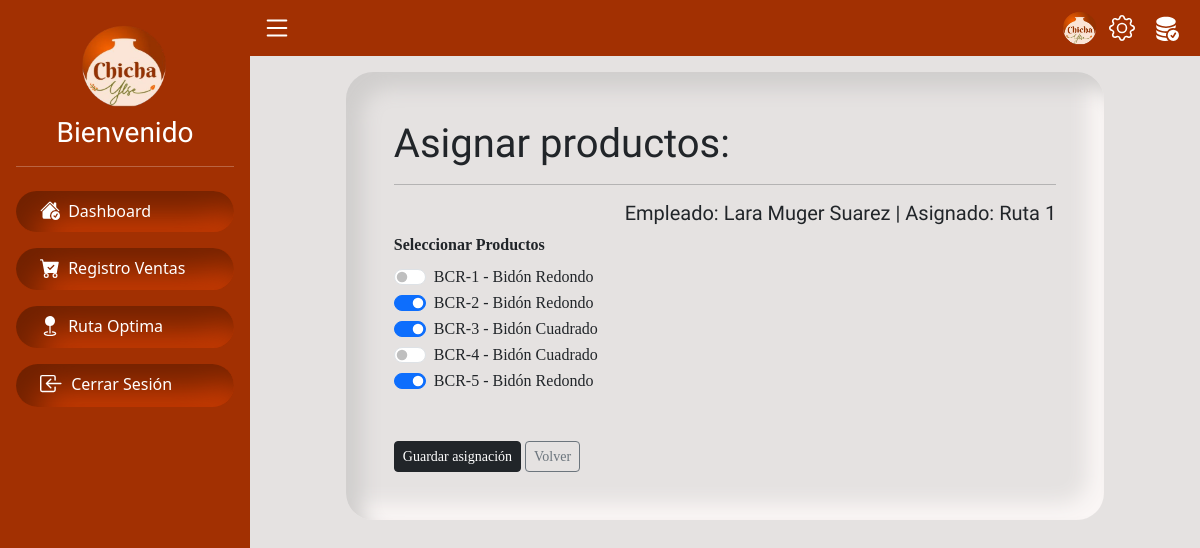
Page /empleado/1/asignar_productos/ on the committed database.
### servicio/models.py (models this page shows, shortened)
class Empleado(models.Model):
    usuario = models.OneToOneField(User, on_delete=models.CASCADE, related_name='empleado')
    domicilio = models.TextField()
    division = models.ForeignKey(DivisionEmpleado, on_delete=models.CASCADE)
    productosasignados = models.ManyToManyField(ProductosiRetornable, blank=True)

class User(AbstractBaseUser, PermissionsMixin):
    email = models.EmailField(unique=True)
    imagen = models.ImageField(upload_to='path/to/upload', null=True, blank=True)
    nombre = models.CharField(max_length=50)
    apellido = models.CharField(max_length=50)
    apellidoM = models.CharField(max_length=50, null=True, blank=True)
    dni = models.CharField(max_length=20, unique=True, null=True, blank=True, verbose_name='Carnet Identidad:')
    fecha_nac = models.DateField(null=True, blank=True)
    estado = models.BooleanField(default=False)
    is_active = models.BooleanField(default=False)
    is_staff = models.BooleanField(default=False)
    groups = models.ManyToManyField(Group, blank=True, related_name='user_groups')
    user_permissions = models.ManyToManyField(Permission, blank=True, related_name='user_permissions')
    date_joined = models.DateTimeField(default=timezone.now)
    updated_at = models.DateTimeField(auto_now=True)
    objects = UserManager()
    USERNAME_FIELD = 'email'
    REQUIRED_FIELDS = ['nombre', 'apellido']

class DivisionEmpleado(models.Model):
    ruta = models.CharField(max_length=50)

class ProductoBase(models.Model):
    tipo_producto = models.ForeignKey(TipoProducto, on_delete=models.CASCADE)
    precio = models.DecimalField(max_digits=10, decimal_places=2)
    class Meta:
        abstract = True

class ProductosiRetornable(ProductoBase):
    ESTADO_CHOICES = [
        ('Disponible', 'Disponible'),
        ('Ocupado', 'Ocupado'),
        ('Dañado', 'Dañado'),
    ]
    descripcion = models.CharField(max_length=30)
    estado = models.CharField(max_length=50, choices=ESTADO_CHOICES, default='Disponible')

class TipoProducto(models.Model):
    nombre = models.CharField(max_length=50)

### servicio/views.py (the view)
# urls.py: path('empleado/<int:empleado_id>/asignar_productos/', views.asignar_productos, name='asignar_productos'),
def asignar_productos(request, empleado_id):
    empleado = get_object_or_404(Empleado, id=empleado_id)
    if request.method == 'POST':
        form = EmpleadoProductoForm(request.POST, instance=empleado)
        if form.is_valid():
            form.save()
            return redirect('lista_empleados')
    else:
        form = EmpleadoProductoForm(instance=empleado)
    return render(request, 'asignar_productos.html', {
        'form': form,
        'empleado': empleado,
    })

### servicio/forms.py
class EmpleadoProductoForm(forms.ModelForm):
    class Meta:
        model = Empleado
        fields = ['productosasignados']
        widget=forms.CheckboxSelectMultiple(),

### servicio/templates/asignar_productos.html (shortened to what this page needs)
{% extends "base.html" %}
{% block content %}
<br>
<article class="container-fluid p-lg-5 py-5 col-lg-10 cont-pange font">
  <h2 class="title">Asignar productos: </h2>
  <hr>
  <h5 class="text text-end">Empleado: {{ empleado.usuario.nombre }} {{ empleado.usuario.apellido }} {{ empleado.usuario.apellidoM }} | Asignado: {{ empleado.division.ruta }}</h5>
  <form method="post">
    <div class="mb-5 ">
      <label class="form-label"><strong>Seleccionar Productos</strong></label>
      {% for producto in form.fields.productosasignados.queryset %}
        <div class="form-check form-switch">
          <input class="form-check-input" type="checkbox" name="productosasignados" value="{{ producto.id }}" id="producto_{{ producto.id }}"
            {% if producto in form.instance.productosasignados.all %}checked{% endif %}>
          <label class="form-check-label" for="producto_{{ producto.id }}">
            {{ producto.descripcion }} - {{ producto.tipo_producto.nombre }}
          </label>
        </div>
      {% endfor %}
    </div>
    <button type="submit" class="btn btn-dark btn-sm">Guardar asignación</button>
    <a href="{% url 'lista_empleados' %}" class="btn btn-outline-secondary btn-sm">Volver</a>
  </form>
</article>
{% endblock %}

### servicio/static/css/style.css (style rules this page uses)
.font { font-family: "oswald"; font-weight: 400; font-style: normal; }
.title { font-family: "Acme", cursive; font-weight: 400; font-style: normal; font-size: 40px; }
.text { font-family: "Acme", cursive; font-weight: 400; font-style: normal; }
.cont-pange { border-radius: 27px; background: #e5e2e1; box-shadow: inset 16px 16px 20px #d0cecd, inset -16px -16px 20px #faf6f5; }
body { display: flex; min-height: 100vh; flex-direction: column; background: #e5e2e1; }

### rows in the picture
Empleado: usuario.nombre "Lara", usuario.apellido "Muger", usuario.apellidoM "Suarez", division.ruta "Ruta 1"
ProductosiRetornable: descripcion "BCR-1", tipo_producto.nombre "Bidón Redondo"
ProductosiRetornable: productosasignados "☑", descripcion "BCR-2", tipo_producto.nombre "Bidón Redondo"
ProductosiRetornable: productosasignados "☑", descripcion "BCR-3", tipo_producto.nombre "Bidón Cuadrado"
ProductosiRetornable: descripcion "BCR-4", tipo_producto.nombre "Bidón Cuadrado"
ProductosiRetornable: productosasignados "☑", descripcion "BCR-5", tipo_producto.nombre "Bidón Redondo"
